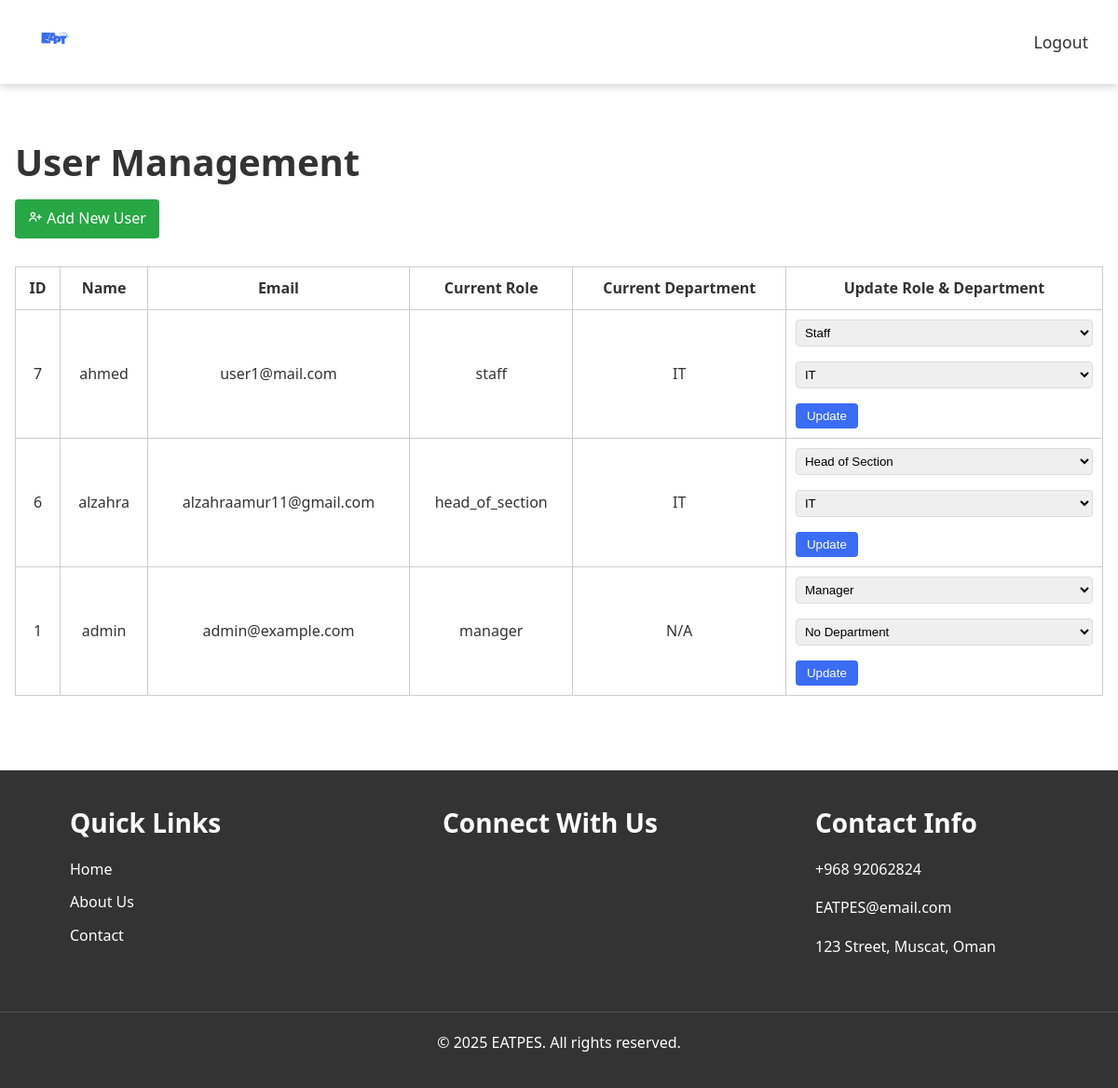
The app's page /users_admin.php (signed in) with its own data.
### tables this page shows
CREATE TABLE `users` (
  `id` int(11) NOT NULL,
  `name` varchar(255) NOT NULL,
  `email` varchar(255) NOT NULL,
  `password` varchar(255) NOT NULL,
  `role` enum('manager','head_of_section','staff') NOT NULL DEFAULT 'staff',
  `department_id` int(11) DEFAULT NULL,
  `requested_role` enum('manager','head_of_section','staff') DEFAULT NULL
);

CREATE TABLE `departments` (
  `id` int(11) NOT NULL,
  `name` varchar(255) NOT NULL
);

### users_admin.php (the view, shortened to what this page needs)
<?php
include '../include/db_config.php';
$departments = $pdo->query("SELECT * FROM departments ORDER BY name ASC")->fetchAll();
$users = $pdo->query("
    SELECT u.*, d.name AS department_name
    FROM users u
    LEFT JOIN departments d ON u.department_id = d.id
    ORDER BY u.id DESC
")->fetchAll();
?>
<!DOCTYPE html>
<html lang="en">
<head>
    <link rel="stylesheet" href="../css/main.css">
    <link rel="stylesheet" href="../css/contact.css">
    <link href='https://unpkg.com/boxicons@2.1.4/css/boxicons.min.css' rel='stylesheet'>
</head>
<body>
<?php include '../include/navbar.php'; ?>
<main class="main-section">
    <div class="container">
        <h1 class="page-title">User Management</h1>
        <a href="add_new_user.php" class="add-user-btn">
            <i class="bx bx-user-plus"></i> Add New User
        </a>
        <table>
            <thead>
                <tr>
                    <th>ID</th>
                    <th>Name</th>
                    <th>Email</th>
                    <th>Current Role</th>
                    <th>Current Department</th>
                    <th>Update Role & Department</th>
                </tr>
            </thead>
            <tbody>
                <?php foreach ($users as $user): ?>
                    <tr>
                        <td><?= htmlspecialchars($user['id']) ?></td>
                        <td><?= htmlspecialchars($user['name']) ?></td>
                        <td><?= htmlspecialchars($user['email']) ?></td>
                        <td><?= htmlspecialchars($user['role']) ?></td>
                        <td><?= htmlspecialchars($user['department_name'] ?? 'N/A') ?></td>
                        <td>
                            <form method="POST">
                                <select name="new_role" required>
                                    <option value="manager" <?= $user['role'] === 'manager' ? 'selected' : '' ?>>Manager</option>
                                    <option value="head_of_section" <?= $user['role'] === 'head_of_section' ? 'selected' : '' ?>>Head of Section</option>
                                    <option value="staff" <?= $user['role'] === 'staff' ? 'selected' : '' ?>>Staff</option>
                                </select>
                                <select name="new_department_id">
                                    <option value="">No Department</option>
                                    <?php foreach ($departments as $dept): ?>
                                        <option value="<?= $dept['id'] ?>" <?= $user['department_id'] == $dept['id'] ? 'selected' : '' ?>>
                                            <?= htmlspecialchars($dept['name']) ?>
                                        </option>
                                    <?php endforeach; ?>
                                </select>
                                <button type="submit" class="submit-btn">Update</button>
                            </form>
                        </td>
                    </tr>
                <?php endforeach; ?>
            </tbody>
        </table>
    </div>
</main>
<?php include '../include/footer.php'; ?>
</body>
</html>

### navbar.php (shortened to what this page needs)
<header class="header">
    <a href="index.php" class="logo">
    </a>
    <nav class="navigation">
        <?php if (isset($_SESSION['user_id'])): ?>
            <a href="logout.php">Logout</a>
        <?php endif; ?>
    </nav>
</header>
<?php
$inAdmin = strpos($_SERVER['PHP_SELF'], '/admin/') !== false;
$basePath = $inAdmin ? '../' : '';
?>
<header class="header">
    <a href="<?= $basePath ?>index.php" class="logo">
        <img src="<?= $basePath ?>images/Black_White_Bold_Modern_Studio_Logo-removebg-preview.png" alt="EAT-PES Logo">
    </a>
    <nav class="navigation">
        <?php if (!isset($_SESSION['user_id'])): ?>
            <a href="<?= $basePath ?>index.php" <?= $currentPage == 'home' ? 'class="active"' : '' ?>>Home</a>
            <a href="<?= $basePath ?>news.php" <?= $currentPage == 'news' ? 'class="active"' : '' ?>>News</a>
            <a href="<?= $basePath ?>about.php" <?= $currentPage == 'about' ? 'class="active"' : '' ?>>About</a>
            <a href="<?= $basePath ?>contact.php" <?= $currentPage == 'contact' ? 'class="active"' : '' ?>>Contact Us</a>
            <a href="<?= $basePath ?>login.php" <?= $currentPage == 'login' ? 'class="active"' : '' ?>>Login</a>
            <a href="<?= $basePath ?>register.php" <?= $currentPage == 'register' ? 'class="active"' : '' ?>>Register</a>
        <?php else: ?>
            <a href="<?= $basePath ?>logout.php">Logout</a>
        <?php endif; ?>
    </nav>
</header>

### footer.php (shortened to what this page needs)
<footer class="main-footer">
    <div class="footer-content">
        <div class="footer-section">
            <h3>Quick Links</h3>
            <ul>
                <li><a href="index.php">Home</a></li>
                <li><a href="about.php">About Us</a></li>
                <li><a href="contact.php">Contact</a></li>
            </ul>
        </div>
        <div class="footer-section">
            <h3>Connect With Us</h3>
            <div class="social-icons">
            </div>
        </div>
        <div class="footer-section">
            <h3>Contact Info</h3>
            <p><i class="fas fa-phone"></i> +968 92062824</p>
            <p><i class="fas fa-envelope"></i> EATPES@email.com</p>
            <p><i class="fas fa-map-marker-alt"></i> 123 Street, Muscat, Oman</p>
        </div>
    </div>
    <div class="footer-bottom">
        <p>&copy; <?php echo date('Y'); ?> EATPES. All rights reserved.</p>
    </div>
</footer>

### main.css (style rules this page uses)
* { margin: 0; padding: 0; box-sizing: border-box; }
:root { --primary-color: #007bff; --secondary-color: #6c757d; --background-color: #ffffff; --text-color: #333333; --font-primary: "Segoe UI", system-ui, -apple-system, sans-serif; --container-width: 1200px; }
html { font-size: 16px; scroll-behavior: smooth; }
body { font-family: var(--font-primary); line-height: 1.6; color: var(--text-color); background-color: var(--background-color); }
.container { width: 100%; max-width: var(--container-width); margin: 0 auto; padding: 0 1rem; }
h1, h2, h3, h4, h5, h6 { margin-bottom: 1rem; line-height: 1.2; }
h1 { font-size: 2.5rem; }
h3 { font-size: 1.75rem; }
p { margin-bottom: 1rem; }
a { color: var(--primary-color); text-decoration: none; transition: color 0.3s ease; }
img { max-width: 100%; height: auto; }
input, textarea, select { width: 100%; padding: 0.5rem; margin-bottom: 1rem; border: 1px solid #ddd; border-radius: 4px; }
.main-section { padding: 80px 0; margin-top: 70px; }

### contact.css (style rules this page uses)
.submit-btn { background: var(--primary-color); color: white; padding: 1rem 2rem; border: none; border-radius: 4px; cursor: pointer; transition: background-color 0.3s ease; display: flex; align-items: center; gap: 0.5rem; }

### users_admin.php (style rules this page uses)
table { width: 100%; border-collapse: collapse; background: #fff; margin-top: 20px; }
th, td { text-align: center; padding: 10px; border: 1px solid #ccc; }
select { padding: 5px; }
.submit-btn { background-color: #3A6CF4; color: white; border: none; padding: 6px 12px; cursor: pointer; border-radius: 4px; }
.add-user-btn { display: inline-block; margin-bottom: 10px; background-color: #28a745; color: white; padding: 8px 14px; text-decoration: none; border-radius: 4px; }

### navbar.php (style rules this page uses)
.header { position: fixed; top: 0; left: 0; right: 0; background: rgba(255, 255, 255, 0.95); padding: 1rem 2rem; display: flex; justify-content: space-between; align-items: center; box-shadow: 0 2px 10px rgba(0, 0, 0, 0.1); z-index: 1000; }
.logo img { height: 50px; width: auto; }
.navigation { display: flex; gap: 2rem; }
.navigation a { color: #333; text-decoration: none; font-weight: 500; font-size: 1.1rem; transition: color 0.3s ease; position: relative; }

### footer.php (style rules this page uses)
.main-footer { background-color: #333; color: #fff; padding: 40px 0 20px; }
.footer-content { display: flex; justify-content: space-around; flex-wrap: wrap; max-width: 1200px; margin: 0 auto; }
.footer-section { margin: 0 20px; min-width: 250px; }
.footer-section h3 { color: #fff; margin-bottom: 20px; }
.footer-section ul { list-style: none; padding: 0; }
.footer-section ul li { margin-bottom: 10px; }
.footer-section a { color: #fff; text-decoration: none; }
.footer-bottom { text-align: center; margin-top: 40px; padding-top: 20px; border-top: 1px solid #555; }

### records on screen
users: id "7", name "ahmed", email "user1@mail.com", role "staff", department.name "IT", new_role "Staff", new_department_id "IT"
users: id "6", name "alzahra", email "alzahraamur11@gmail.com", role "head_of_section", department.name "IT", new_role "Head of Section", new_department_id "IT"
users: id "1", name "admin", email "admin@example.com", role "manager", department_name "N/A", new_role "Manager"
